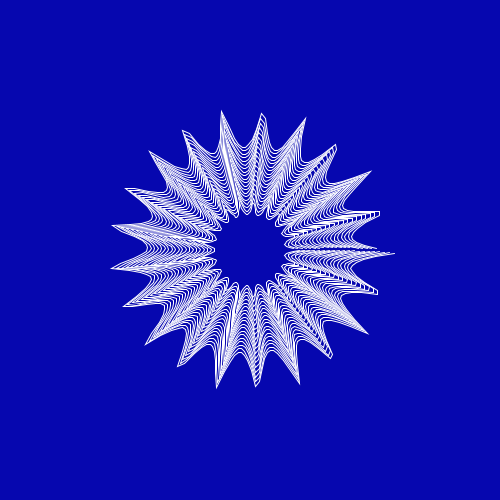
Frame 1 (no input)
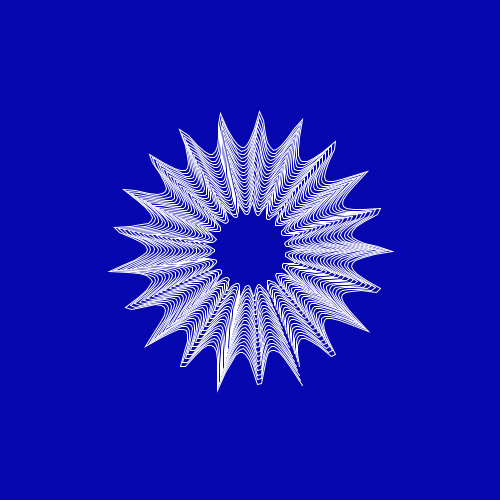
Frame 60 (the mouse pressed at the canvas centre just before this capture)
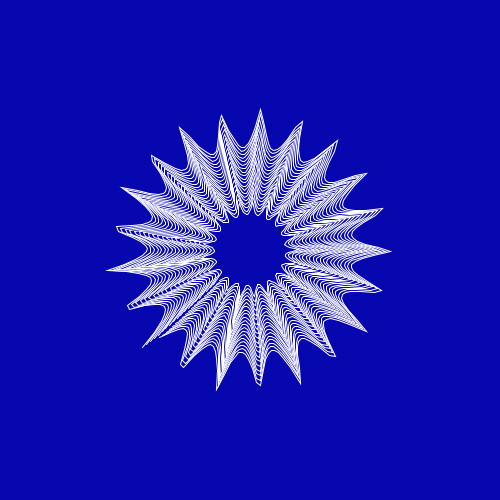
Frame 120 (the mouse held since frame 60 and released just before this capture)

The Processing sketch that drew these frames (run headless with seeded random() and noise(); from frame 60 on, the mouse is pressed at the canvas centre):

// Processing sketch: sketch_16092017
// ── sketch_16092017.pde
Flower[] flower = new Flower[20];
float angle = 0;
float speed = 0.02;
float a = 0;
void setup(){
  size(500,500);
  smooth();
  noFill();
  stroke(255);
  for(int i = 0 ; i < flower.length; i++){
    angle+=0.0001;
    float r = map(i, 0, flower.length, 50, 150);
    flower[i] = new Flower(r, angle);
  }
}




void draw(){
  background(6,7,175);
  translate(width/2, height/2);
  rotate(a);
  for(int i = 0 ; i < flower.length; i++){
    flower[i].display();
  }
  a = a + speed;
}
// ── Flower.pde
class Flower{
  float n1 = 1, n2 = 1, n3 = 1, m = 21, a = 1, b = 1;
  float total = 200;
  float increment = TWO_PI / total;
  float R;
  float angle;
  Flower(float _rayon, float _angle){
   R = _rayon;
   angle = _angle;
  }
  
  float supershape(float theta){
    
    float part1 = (1 / a) * cos(theta * m / 4);
    part1 = abs(part1);
    part1 = pow(part1, n2);
    
    float part2 = (1 / b) * sin(theta * m / 4);
    part2 = abs(part2);
    part2 = pow(part2, n3);
    
    float part3 = pow(part1 + part2, 1/n1);
    
    if(part3 == 0){
      return 0;
    }
    
    return (1/part3);
  }
  
  void display(){
    rotate(angle);
    beginShape();
    for(float angle = 0; angle < TWO_PI; angle+=increment){
      float r = supershape(angle);
      float x = R * r * cos(angle);
      float y = R * r * sin(angle);
      vertex(x,y);
    }
    endShape();
  }
}
